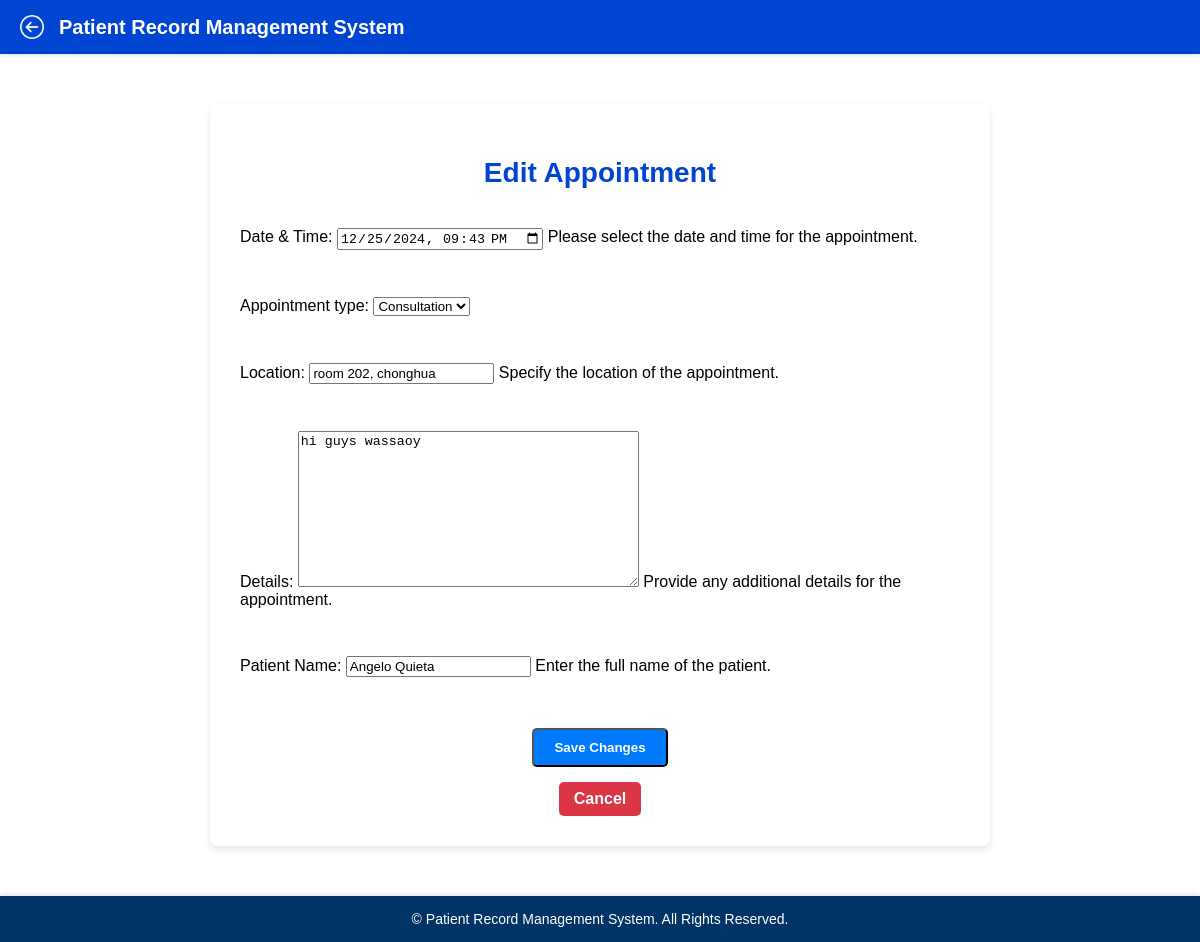
/appointments/edit/4/, run on the app's committed database.
### doctor/models.py (models this page shows, shortened)
class Appointment(models.Model):
    patient = models.ForeignKey(Patient, on_delete=models.CASCADE, related_name="appointments")
    appointment_date = models.DateTimeField()
    appointment_type = models.CharField(max_length=50, default='consultation')
    location = models.CharField(max_length=100, default="Unknown Location")
    details = models.TextField()
    patient_name = models.CharField(max_length=100, null=True)  # Add this field

### doctor/views.py (the view)
# urls.py: path("appointments/edit/<int:appointment_id>/", views.edit_appointment_view, name="edit_appointment"),
def edit_appointment_view(request, appointment_id):
    appointment = get_object_or_404(Appointment, id=appointment_id)
    if request.method == 'POST':
        form = AppointmentForm(request.POST, instance=appointment)
        if form.is_valid():
            patient_id = request.POST.get('patient')
            patient = get_object_or_404(Patient, id=patient_id)
            appointment.patient = patient  # Set the patient to the appointment
            form.save()
            Activity.objects.create(
                doctor=appointment.doctor,
                description=f"Edited appointment for patient {appointment.patient.first_name} {appointment.patient.last_name} on {appointment.appointment_date.strftime('%Y-%m-%d')}."
            )
            return redirect('appointments')
    else:
        form = AppointmentForm(instance=appointment)
    return render(request, 'edit_appointment.html', {'form': form, 'appointment': appointment})

### doctor/forms.py (shortened to what this page needs)
class AppointmentForm(forms.ModelForm):
    APPOINTMENT_TYPE_CHOICES = [
        ('Consultation', 'Consultation'),
        ('Follow-up', 'Follow-up'),
        ('Diagnostic', 'Diagnostic'),
        ('Treatment', 'Treatment'),
    ]
    appointment_type = forms.ChoiceField(choices=APPOINTMENT_TYPE_CHOICES)
    class Meta:
        model = Appointment
        fields = ['appointment_date', 'appointment_type', 'location', 'details', 'patient_name']
        widgets = {
            'appointment_date': forms.DateTimeInput(attrs={'type': 'datetime-local'}),
        }
        labels = {
            'appointment_date': 'Date & Time',
            'appointment_type': 'Type',
            'location': 'Location',
            'details': 'Details',
            'patient_name': 'Patient Name',
        }
        help_texts = {
            'appointment_date': 'Please select the date and time for the appointment.',
            'appointment_type': 'Select the type of appointment.',
            'location': 'Specify the location of the appointment.',
            'details': 'Provide any additional details for the appointment.',
            'patient_name': 'Enter the full name of the patient.',
        }

### doctor/templates/edit_appointment.html (shortened to what this page needs)
{% load static %}
<!DOCTYPE html>
<html lang="en">
<head>
    <link rel="stylesheet" href="{% static 'edit_appointment.css' %}">
</head>
<body>
    <header class="prms-header">
        <div class="header-content">
            <img src="{% static 'images/back-button.png' %}" alt="Back" class="back-btn" onclick="window.history.back();">
            <h1 class="prms-title" onclick="window.location.href='http://127.0.0.1:8000/home/';">
                Patient Record Management System
            </h1>
        </div>
    </header>
    <div class="container">
        <h2>Edit Appointment</h2>
        <form method="post">
            {{ form.as_p }}
            <button type="submit" class="btn-save">Save Changes</button>
            <a href="{% url 'appointments' %}" class="btn-cancel">Cancel</a>
        </form>
    </div>
    <footer>
        <p>&copy; {{ year }} Patient Record Management System. All Rights Reserved.</p>
    </footer>
</body>
</html>

### doctor/static/edit_appointment.css (style rules this page uses)
.prms-header { background-color: #0045d1; color: white; box-shadow: 0 2px 4px rgba(0, 0, 0, 0.1); padding: 15px 20px; position: sticky; top: 0; z-index: 1000; }
.header-content { display: flex; align-items: center; justify-content: flex-start; }
.prms-title { font-size: 20px; font-weight: bold; cursor: pointer; margin: 0; }
.back-btn { width: 24px; height: 24px; margin-right: 15px; cursor: pointer; filter: brightness(0) invert(1); transition: transform 0.2s; }
.container { width: 60%; margin: 50px auto; background-color: white; padding: 30px; box-shadow: 0 4px 8px rgba(0, 0, 0, 0.1); border-radius: 8px; }
h2 { text-align: center; color: #0045d1; font-size: 28px; }
form { display: flex; flex-direction: column; gap: 15px; }
.btn-save, .btn-cancel { padding: 10px 20px; border-radius: 5px; font-weight: bold; text-align: center; cursor: pointer; text-decoration: none; transition: background-color 0.3s ease, color 0.3s ease; display: inline-block; }
.btn-save { background-color: #007bff; color: white; margin-top: 20px; align-self: center; }
.btn-cancel { background-color: #dc3545; color: white; align-self: center; text-decoration: none; padding: 8px 15px; }
footer { position: relative; clear: both; padding: 15px 20px; font-size: 14px; color: #ffffff; text-align: center; background-color: #003366; box-shadow: 0 -2px 4px rgba(0, 0, 0, 0.1); margin-top: auto; }
footer p { margin: 0; font-size: 14px; }

### data on the page
Appointment: appointment_date "12/25/2024 21:43", appointment_type "Consultation", location "room 202, chonghua", details "hi guys wassaoy", patient_name "Angelo Quieta"
